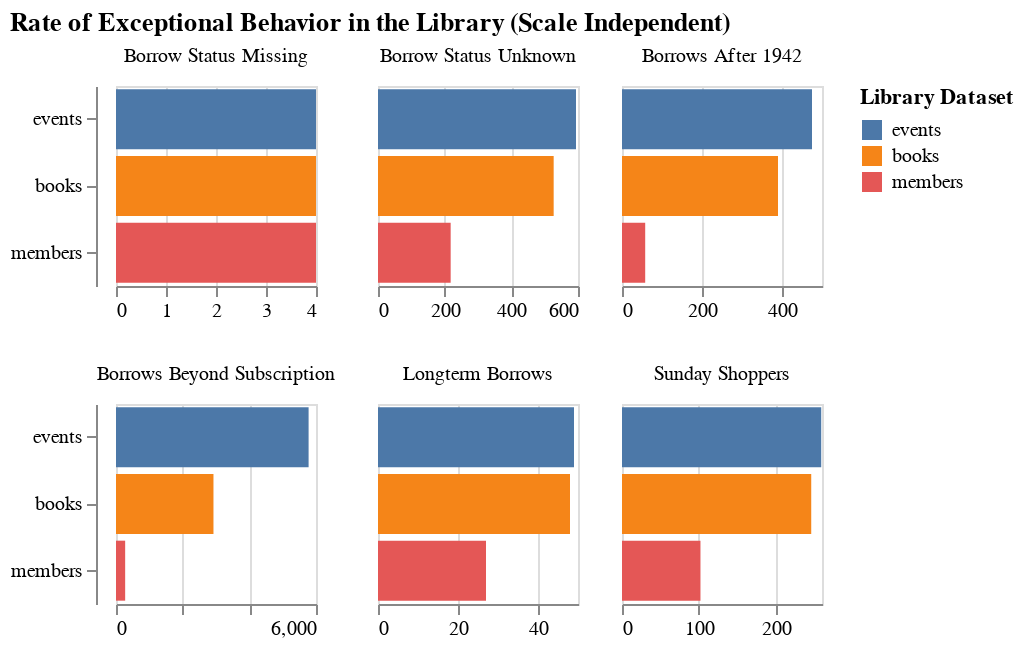

This figure's notebook cell:
### Code cell
chart = alt.Chart(grouped_df).mark_bar().encode(
    y=alt.Y('type:O', sort=alt.EncodingSortField(
        field='counts', op='sum', order='descending'), title=''),
    x=alt.X('counts:Q', title=''),
    color=alt.Color('type:N', legend=alt.Legend(title='Library Dataset'), sort=alt.EncodingSortField(field='counts', op='sum', order='descending')),
).properties(
    width=100,
    height=100,
).facet(
    facet=alt.Facet('exceptional_types:O', title=None),
    columns=3,
    title='Rate of Exceptional Behavior in the Library (Scale Independent)'
).resolve_scale(x='independent')
chart
# chart.save('./visualizations/test.png')

### Figure 1 — Vega-Lite specification as saved in the notebook (floating-point values rounded to 4 significant figures)
{"config": {"view": {"continuousWidth": 400, "continuousHeight": 300}}, "data": {"name": "data-ec1487ae86e3cc3f088439568da66800"}, "facet": {"type": "ordinal", "field": "exceptional_types", "title": null}, "spec": {"mark": "bar", "encoding": {"color": {"type": "nominal", "field": "type", "legend": {"title": "Library Dataset"}, "sort": {"field": "counts", "op": "sum", "order": "descending"}}, "x": {"type": "quantitative", "field": "counts", "title": ""}, "y": {"type": "ordinal", "field": "type", "sort": {"field": "counts", "op": "sum", "order": "descending"}, "title": ""}}, "height": 100, "width": 100}, "columns": 3, "resolve": {"scale": {"x": "independent"}}, "title": "Rate of Exceptional Behavior in the Library (Scale Independent)", "$schema": "https://vega.github.io/schema/vega-lite/v4.8.1.json", "datasets": {"data-ec1487ae86e3cc3f088439568da66800": [{"exceptional_types": "Longterm Borrows", "counts": 48, "type": "books"}, {"exceptional_types": "Borrow Status Missing", "counts": 4, "type": "books"}, {"exceptional_types": "Borrows Beyond Subscription", "counts": 2924, "type": "books"}, {"exceptional_types": "Borrows After 1942", "counts": 390, "type": "books"}, {"exceptional_types": "Sunday Shoppers", "counts": 246, "type": "books"}, {"exceptional_types": "Borrow Status Unknown", "counts": 527, "type": "books"}, {"exceptional_types": "Longterm Borrows", "counts": 27, "type": "members"}, {"exceptional_types": "Borrow Status Missing", "counts": 4, "type": "members"}, {"exceptional_types": "Borrows Beyond Subscription", "counts": 275, "type": "members"}, {"exceptional_types": "Borrows After 1942", "counts": 58, "type": "members"}, {"exceptional_types": "Sunday Shoppers", "counts": 102, "type": "members"}, {"exceptional_types": "Borrow Status Unknown", "counts": 218, "type": "members"}, {"exceptional_types": "Longterm Borrows", "counts": 49, "type": "events"}, {"exceptional_types": "Borrow Status Missing", "counts": 4, "type": "events"}, {"exceptional_types": "Borrows Beyond Subscription", "counts": 5778, "type": "events"}, {"exceptional_types": "Borrows After 1942", "counts": 475, "type": "events"}, {"exceptional_types": "Sunday Shoppers", "counts": 259, "type": "events"}, {"exceptional_types": "Borrow Status Unknown", "counts": 594, "type": "events"}]}}
